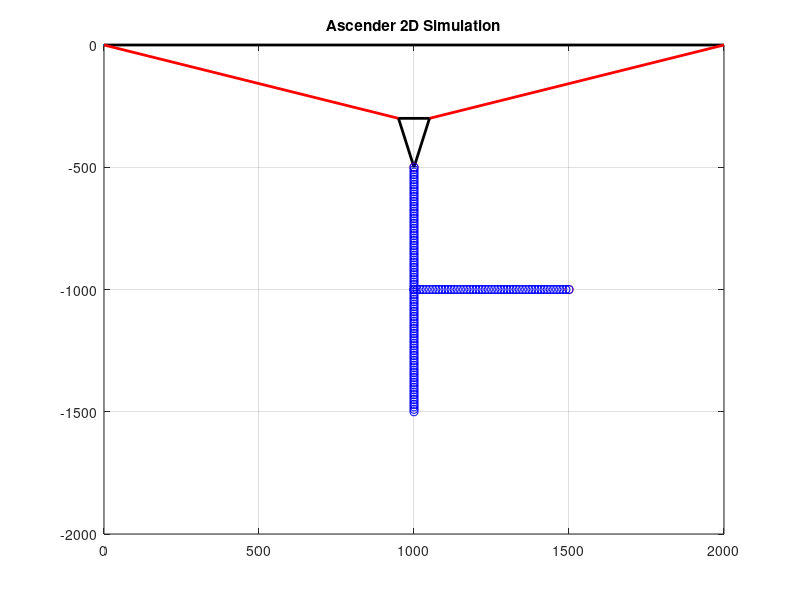

This figure's MATLAB source:
close all
clear all
clc

%% parameter
L_rope = [1000*sqrt(2), 1000*sqrt(2)];
R_sheeve = 80;
W_ancher = 2000;
d_ancher = [50, 50];
x_bl = 50;
y_bl = 200;
q.abs = [0, 0];           % ABS encoder
q.rope = [pi/4, pi/4];    % RS422 encoder
q.motor = [0, 0];         % ROT encoder
q.base = [0, 0, 0];       % row pitch yaw
alpha = 0;
beta = 0;
p.base = [1000, -1000, 150]; % robot odometry
p.desired = [1000, -1000, 150]; % desired position
l.desired = [0, 0];


%% FK

l_rope = [L_rope(1) + R_sheeve*q.motor(1), L_rope(2) - R_sheeve*q.motor(2)];
alpha = pi/2 - (q.rope(1) + q.base(3));
beta = pi/2 - (q.rope(2) - q.base(3));

p.base(1) = l_rope(1)*cos(alpha) + x_bl*cos(q.base(3)) + y_bl*sin(q.base(3));
p.base(2) = -l_rope(2)*sin(alpha) + x_bl*sin(q.base(3)) - y_bl*cos(q.base(3));

%% IK
l.desired(1) = sqrt((p.desired(1)-x_bl*cos(q.base(3))-y_bl*sin(q.base(3)))^2+(p.desired(2)-x_bl*sin(q.base(3))+y_bl*cos(q.base(3)))^2);
l.desired(2) = sqrt((p.desired(1)-W_ancher+x_bl*cos(q.base(3))-y_bl*sin(q.base(3)))^2+(p.desired(2)+x_bl*sin(q.base(3))+y_bl*cos(q.base(3)))^2);

q.motor_d(1) = (l.desired(1) - L_rope(1))/R_sheeve;
q.motor_d(2) = (L_rope(2) - l.desired(2))/R_sheeve;

alpha_d = acos((p.desired(1)-x_bl*cos(q.base(3))-y_bl*sin(q.base(3)))/l.desired(1));
beta_d = acos((W_ancher-p.desired(1)-x_bl*cos(q.base(3))+y_bl*sin(q.base(3)))/l.desired(2));

l_rope = [L_rope(1) + R_sheeve*q.motor_d(1), L_rope(2) - R_sheeve*q.motor_d(2)];
alpha = alpha_d;
beta = beta_d;

p.base(1) = l_rope(1)*cos(alpha) + x_bl*cos(q.base(3)) + y_bl*sin(q.base(3));
p.base(2) = -l_rope(1)*sin(alpha) + x_bl*sin(q.base(3)) - y_bl*cos(q.base(3));


%% Visualization
figure;
h = plot(0,0);pt = get(h,'Parent');
xlim(pt,'manual');xlim(pt,[0 2000]);ylim(pt,'manual');ylim(pt,[-2000 0]);axis;grid on;%view(0,90);
title('Ascender 2D Simulation')
point1.x = 0;point1.y = 0;
point2.x = W_ancher;point2.y = 0;
point3.x = l_rope(1)*cos(alpha);point3.y = -l_rope(1)*sin(alpha);
point4.x = W_ancher - l_rope(2)*cos(beta);point4.y = -l_rope(2)*sin(beta);
point5.x = p.base(1);point5.y = p.base(2);
L1 = line([point1.x, point2.x],[point1.y,point2.y],'Color','k','LineWidth',2);
L2 = line([point1.x, point3.x],[point1.y,point3.y],'Color','r','LineWidth',2);
L3 = line([point2.x, point4.x],[point2.y,point4.y],'Color','r','LineWidth',2);
L4 = line([point3.x, point4.x],[point3.y,point4.y],'Color','k','LineWidth',2);
L5 = line([point3.x, point5.x],[point3.y,point5.y],'Color','k','LineWidth',2);
L6 = line([point4.x, point5.x],[point4.y,point5.y],'Color','k','LineWidth',2); 
pause(1);

%% Controller

l.desired(1) = sqrt((p.desired(1)-x_bl*cos(q.base(3))-y_bl*sin(q.base(3)))^2+(p.desired(2)-x_bl*sin(q.base(3))+y_bl*cos(q.base(3)))^2);
l.desired(2) = sqrt((p.desired(1)-W_ancher+x_bl*cos(q.base(3))-y_bl*sin(q.base(3)))^2+(p.desired(2)+x_bl*sin(q.base(3))+y_bl*cos(q.base(3)))^2);

q.motor_d(1) = (l.desired(1) - L_rope(1))/R_sheeve;
q.motor_d(2) = (L_rope(2) - l.desired(2))/R_sheeve;

alpha_d = acos((p.desired(1)-x_bl*cos(q.base(3))-y_bl*sin(q.base(3)))/l.desired(1));
beta_d = acos((W_ancher-p.desired(1)-x_bl*cos(q.base(3))+y_bl*sin(q.base(3)))/l.desired(2));


%% FK
l_rope = [L_rope(1) + R_sheeve*q.motor_d(1), L_rope(2) - R_sheeve*q.motor_d(2)];
alpha = alpha_d;
beta = beta_d;

p.base(1) = l_rope(1)*cos(alpha) + x_bl*cos(q.base(3)) + y_bl*sin(q.base(3));
p.base(2) = -l_rope(1)*sin(alpha) + x_bl*sin(q.base(3)) - y_bl*cos(q.base(3));

%% Visualization
hold on
point1.x = 0;point1.y = 0;
point2.x = W_ancher;point2.y = 0;
point3.x = l_rope(1)*cos(alpha);point3.y = -l_rope(1)*sin(alpha);
point4.x = W_ancher - l_rope(2)*cos(beta);point4.y = -l_rope(2)*sin(beta);
point5.x = p.base(1);point5.y = p.base(2);
set(L1,'YData',[point1.y,point2.y],'XData',[point1.x,point2.x]);
set(L2,'YData',[point1.y,point3.y],'XData',[point1.x,point3.x]);
set(L3,'YData',[point2.y,point4.y],'XData',[point2.x,point4.x]);
set(L4,'YData',[point3.y,point4.y],'XData',[point3.x,point4.x]);
set(L5,'YData',[point3.y,point5.y],'XData',[point3.x,point5.x]);
set(L6,'YData',[point4.y,point5.y],'XData',[point4.x,point5.x]);
plot(p.base(1),p.base(2),'ob');
pause(1);

%% simualation
hold on
p.desired = [1500, -1000, 0];
plot(p.desired(1),p.desired(2),'or');
x=1000:10:1500+10;
for i=1:1:numel(x)-1
    % Controller
    p.desired = [x(i), -1000, 0];
    l.desired(1) = sqrt((p.desired(1)-x_bl*cos(q.base(3))-y_bl*sin(q.base(3)))^2+(p.desired(2)-x_bl*sin(q.base(3))+y_bl*cos(q.base(3)))^2);
    l.desired(2) = sqrt((p.desired(1)-W_ancher+x_bl*cos(q.base(3))-y_bl*sin(q.base(3)))^2+(p.desired(2)+x_bl*sin(q.base(3))+y_bl*cos(q.base(3)))^2);
    
    q.motor_d(1) = (l.desired(1) - L_rope(1))/R_sheeve;
    q.motor_d(2) = (L_rope(2) - l.desired(2))/R_sheeve;

    q.motor_acc1(1, i) = q.motor_d(1) * 180/pi;
    q.motor_acc1(2, i) = q.motor_d(2) * 180/pi;
    
    alpha_d = acos((p.desired(1)-x_bl*cos(q.base(3))-y_bl*sin(q.base(3)))/l.desired(1));
    beta_d = acos((W_ancher-p.desired(1)-x_bl*cos(q.base(3))+y_bl*sin(q.base(3)))/l.desired(2));
    
    % position estimation
    l_rope = [L_rope(1) + R_sheeve*q.motor_d(1), L_rope(2) - R_sheeve*q.motor_d(2)];
    alpha = alpha_d;
    beta = beta_d;
    
    p.base(1) = l_rope(1)*cos(alpha) + x_bl*cos(q.base(3)) + y_bl*sin(q.base(3));
    p.base(2) = -l_rope(1)*sin(alpha) + x_bl*sin(q.base(3)) - y_bl*cos(q.base(3));
    
    % visualization
    hold on
    point1.x = 0;point1.y = 0;
    point2.x = W_ancher;point2.y = 0;
    point3.x = l_rope(1)*cos(alpha);point3.y = -l_rope(1)*sin(alpha);
    point4.x = W_ancher - l_rope(2)*cos(beta);point4.y = -l_rope(2)*sin(beta);
    point5.x = p.base(1);point5.y = p.base(2);
    set(L1,'YData',[point1.y,point2.y],'XData',[point1.x,point2.x]);
    set(L2,'YData',[point1.y,point3.y],'XData',[point1.x,point3.x]);
    set(L3,'YData',[point2.y,point4.y],'XData',[point2.x,point4.x]);
    set(L4,'YData',[point3.y,point4.y],'XData',[point3.x,point4.x]);
    set(L5,'YData',[point3.y,point5.y],'XData',[point3.x,point5.x]);
    set(L6,'YData',[point4.y,point5.y],'XData',[point4.x,point5.x]);
    plot(p.base(1),p.base(2),'ob');
%     plot(x(i+1),p.base(2),'.r');
    pause(0.1);
end
pause(1);

p.desired = [1000, -500, 0];
plot(p.desired(1),p.desired(2),'or');
y=-1500:10:-500+10;
for i=1:1:numel(y)-1
    p.desired = [1000, y(i), 0];
    l.desired(1) = sqrt((p.desired(1)-x_bl*cos(q.base(3))-y_bl*sin(q.base(3)))^2+(p.desired(2)-x_bl*sin(q.base(3))+y_bl*cos(q.base(3)))^2);
    l.desired(2) = sqrt((p.desired(1)-W_ancher+x_bl*cos(q.base(3))-y_bl*sin(q.base(3)))^2+(p.desired(2)+x_bl*sin(q.base(3))+y_bl*cos(q.base(3)))^2);
    
    q.motor_d(1) = (l.desired(1) - L_rope(1))/R_sheeve;
    q.motor_d(2) = (L_rope(2) - l.desired(2))/R_sheeve;

    q.motor_acc2(1, i) = q.motor_d(1) * 180/pi;
    q.motor_acc2(2, i) = q.motor_d(2) * 180/pi;
    
    alpha_d = acos((p.desired(1)-x_bl*cos(q.base(3))-y_bl*sin(q.base(3)))/l.desired(1));
    beta_d = acos((W_ancher-p.desired(1)-x_bl*cos(q.base(3))+y_bl*sin(q.base(3)))/l.desired(2));

    l_rope = [L_rope(1) + R_sheeve*q.motor_d(1), L_rope(2) - R_sheeve*q.motor_d(2)];
    alpha = alpha_d;
    beta = beta_d;
    
    p.base(1) = l_rope(1)*cos(alpha) + x_bl*cos(q.base(3)) + y_bl*sin(q.base(3));
    p.base(2) = -l_rope(1)*sin(alpha) + x_bl*sin(q.base(3)) - y_bl*cos(q.base(3));

    hold on
    point1.x = 0;point1.y = 0;
    point2.x = W_ancher;point2.y = 0;
    point3.x = l_rope(1)*cos(alpha);point3.y = -l_rope(1)*sin(alpha);
    point4.x = W_ancher - l_rope(2)*cos(beta);point4.y = -l_rope(2)*sin(beta);
    point5.x = p.base(1);point5.y = p.base(2);
    set(L1,'YData',[point1.y,point2.y],'XData',[point1.x,point2.x]);
    set(L2,'YData',[point1.y,point3.y],'XData',[point1.x,point3.x]);
    set(L3,'YData',[point2.y,point4.y],'XData',[point2.x,point4.x]);
    set(L4,'YData',[point3.y,point4.y],'XData',[point3.x,point4.x]);
    set(L5,'YData',[point3.y,point5.y],'XData',[point3.x,point5.x]);
    set(L6,'YData',[point4.y,point5.y],'XData',[point4.x,point5.x]);
    plot(p.base(1),p.base(2),'ob');
%     plot(p.base(1),y(i+1),'.r');
    pause(0.1);
end
pause(1);


